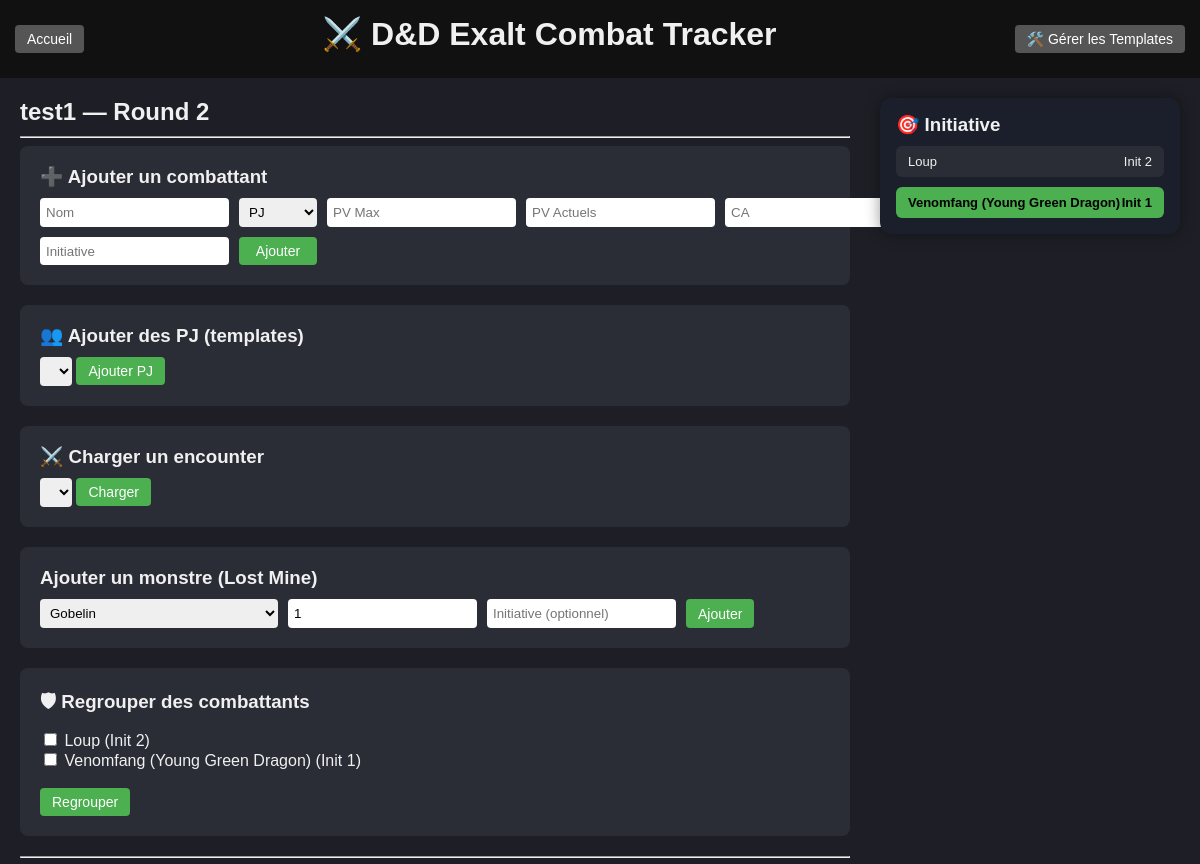
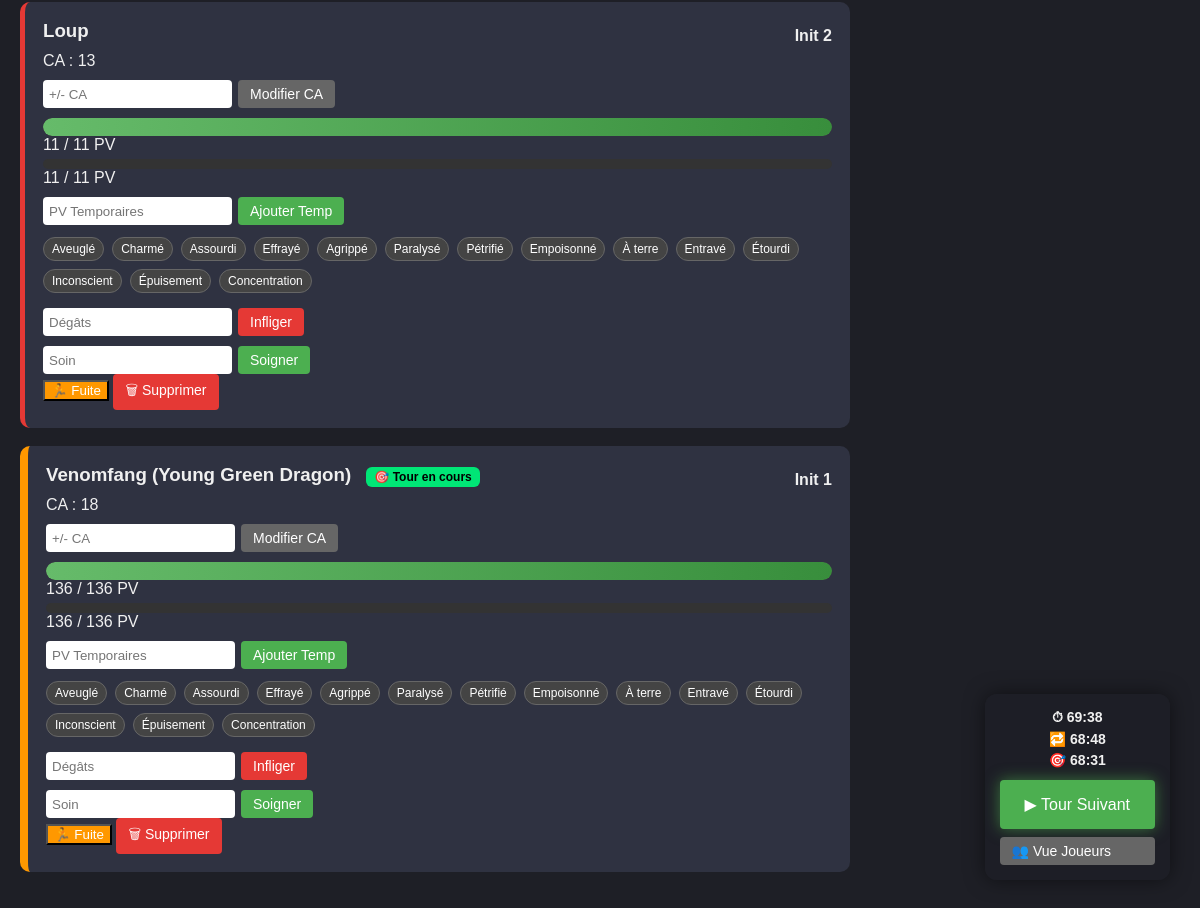
/combat/5, run on the app's committed database (2 pictures, top to bottom).
### app.py (models this page shows)
class Combat(db.Model):
    id = db.Column(db.Integer, primary_key=True)
    name = db.Column(db.String(100))
    round = db.Column(db.Integer, default=1)
    current_turn = db.Column(db.Integer, default=0)
    notes = db.Column(db.Text)
    created_at = db.Column(db.DateTime, default=datetime.utcnow)
    is_closed = db.Column(db.Boolean, default=False)
    combatants = db.relationship('Combatant', backref='combat', cascade="all, delete")
    start_time = db.Column(db.DateTime, nullable=True)
    end_time = db.Column(db.DateTime, nullable=True)
    current_turn_start = db.Column(db.DateTime, nullable=True)
    current_round_start = db.Column(db.DateTime, nullable=True)
    has_started = db.Column(db.Boolean, default=False)

class Combatant(db.Model):
    @property
    def ac_total(self):
        return self.ac_base + (self.ac_bonus or 0)
    id = db.Column(db.Integer, primary_key=True)
    name = db.Column(db.String(100))
    type = db.Column(db.String(50))
    hp_max = db.Column(db.Integer)
    hp_current = db.Column(db.Integer)
    temp_hp = db.Column(db.Integer, default=0)
    initiative = db.Column(db.Integer)
    ac_base = db.Column(db.Integer)
    ac_bonus = db.Column(db.Integer, default=0)
    conditions = db.Column(db.String(255))
    is_dead = db.Column(db.Boolean, default=False)
    notes = db.Column(db.Text)
    group_id = db.Column(db.Integer, nullable=True)
    is_group = db.Column(db.Boolean, default=False)
    group_name = db.Column(db.String(100), nullable=True)
    is_hidden = db.Column(db.Boolean, default=False)
    has_fled = db.Column(db.Boolean, default=False)
    combat_id = db.Column(db.Integer, db.ForeignKey('combat.id'))

### app.py (the view, shortened to what this page needs)
@app.route('/combat/<int:combat_id>')
def view_combat(combat_id):
    combat = Combat.query.get_or_404(combat_id)
    combatants_sorted = sorted(
        [c for c in combat.combatants if not c.is_hidden and not c.has_fled and not c.is_dead],
        key=lambda x: x.initiative,
        reverse=True
    )
    groups = {}
    singles = []
    for c in combatants_sorted:
        if c.is_hidden:
            continue  # ✅ on ignore les masqués
        if c.group_id:
            groups.setdefault(c.group_id, []).append(c)
        else:
            singles.append(c)
    group_condition_states = {}
    initiative_order = sorted(
        [c for c in combat.combatants if not c.is_hidden],
        key=lambda x: x.initiative,
        reverse=True
    )
    character_templates = CharacterTemplate.query.all()
    encounter_templates = EncounterTemplate.query.all()
    return render_template(
        'combat.html',
        combat=combat,
        groups=groups,
        singles=singles,
        group_condition_states=group_condition_states,
        conditions_list=CONDITIONS_LIST,
        conditions_descriptions=CONDITIONS_DESCRIPTIONS,
        MONSTER_TEMPLATES=MONSTER_TEMPLATES,
        character_templates=character_templates,
        encounter_templates=encounter_templates,
        start_time=combat.start_time,
        round_start=combat.current_round_start,
        turn_start=combat.current_turn_start,
        initiative_order=combatants_sorted,
    )

### templates/combat.html (shortened to what this page needs)
{% extends "base.html" %}
{% block content %}
<div class="combat-layout">
    <div class="combat-main">
        <h2>{{ combat.name }} — Round {{ combat.round }}</h2>
        <div class="floating-hud">
            {% if combat.has_started %}
            <div class="hud-chronos">
                <div>⏱ <span id="combat-timer">00:00</span></div>
                <div>🔁 <span id="round-timer">00:00</span></div>
                <div>🎯 <span id="turn-timer">00:00</span></div>
            </div>
            {% endif %}
            <div class="hud-buttons">
                {% if not combat.has_started %}
                    <a href="{{ url_for('start_combat', combat_id=combat.id) }}"
                       class="btn-primary btn-large">
                        ▶ Lancer le combat
                    </a>
                {% else %}
                    <a href="{{ url_for('next_turn', combat_id=combat.id) }}"
                       class="btn-primary btn-large">
                        ▶ Tour Suivant
                    </a>
                {% endif %}
                <a href="{{ url_for('view_combat_player', combat_id=combat.id) }}"
                   class="btn-secondary"
                   target="_blank">
                   👥 Vue Joueurs
                </a>
            </div>
        </div>
        <hr>
        <section class="card">
            <h3>➕ Ajouter un combattant</h3>
            <form method="POST"
                  action="{{ url_for('add_combatant', combat_id=combat.id) }}"
                  class="grid-form">
                <input type="text" name="name" placeholder="Nom" required>
                <select name="type">
                    <option value="PJ">PJ</option>
                </select>
                <input type="number" name="hp_max" placeholder="PV Max" required>
                <input type="number" name="hp_current" placeholder="PV Actuels">
                <input type="number" name="ac" placeholder="CA" required>
                <input type="number" name="initiative" placeholder="Initiative" required>
                <button type="submit" class="btn-primary">Ajouter</button>
            </form>
        </section>
        <section class="card">
            <h3>👥 Ajouter des PJ (templates)</h3>
            <form method="POST" action="{{ url_for('add_character_template', combat_id=combat.id) }}" class="template-form">
                <select name="template_id">
                </select>
                <button type="submit" class="btn-primary">Ajouter PJ</button>
            </form>
        </section>
        <section class="card">
            <h3>⚔️ Charger un encounter</h3>
            <form method="POST" action="{{ url_for('load_encounter', combat_id=combat.id) }}" class="template-form">
                <select name="encounter_id">
                </select>
                <button type="submit" class="btn-primary">Charger</button>
            </form>
        </section>
        <section class="card">
            <h3>Ajouter un monstre (Lost Mine)</h3>
            <form method="POST"
                  action="{{ url_for('add_template', combat_id=combat.id) }}"
                  class="grid-form">
                <select name="template">
                    {% for name in MONSTER_TEMPLATES.keys() %}
                        <option>{{ name }}</option>
                    {% endfor %}
                </select>
                <input type="number" name="quantity" value="1" min="1">
                <input type="number" name="initiative" placeholder="Initiative (optionnel)">
                <button type="submit" class="btn-primary">Ajouter</button>
            </form>
        </section>
        <section class="card">
            <h3>🛡 Regrouper des combattants</h3>
            <form method="POST"
                  action="{{ url_for('create_group', combat_id=combat.id) }}">
                {% for c in singles %}
                    {% if not c.is_dead and not c.has_fled %}
                        <div>
                            <input type="checkbox"
                                   name="selected_combatants"
                                   value="{{ c.id }}">
                            {{ c.name }} (Init {{ c.initiative }})
                        </div>
                    {% endif %}
                {% endfor %}
                <br>
                <button type="submit" class="btn-primary">Regrouper</button>
            </form>
        </section>
        <hr>
        {% for c in singles %}
        <div class="combatant
            {% if loop.index0 == combat.current_turn %}active-turn{% endif %}
            {{ c.type|lower }}"
            {% if loop.index0 == combat.current_turn %}id="current-turn"{% endif %}>
            <div class="combatant-header">
                <h3>
                    {{ c.name }}
                    {% if loop.index0 == combat.current_turn %}
                        <span class="turn-badge">🎯 Tour en cours</span>
                    {% endif %}
                </h3>
                <span class="initiative">Init {{ c.initiative }}</span>
            </div>
            <div>
                CA : {{ c.ac_total }}
            </div>
            <form method="POST"
                  action="{{ url_for('modify_ac', id=c.id) }}"
                  class="damage-form">
                <input type="number" name="amount" placeholder="+/- CA">
                <button type="submit" class="btn-secondary">Modifier CA</button>
            </form>
            <div class="hp-bar-container">
                <div class="hp-bar"
                     style="width: {{ (c.hp_current / c.hp_max) * 100 }}%">
                </div>
            </div>
            <div>{{ c.hp_current }} / {{ c.hp_max }} PV</div>
            <div class="temp-hp-container">
            </div>
            <div>
                {{ c.hp_current }} / {{ c.hp_max }} PV
            </div>
            <form method="POST"
                  action="{{ url_for('modify_temp_hp', id=c.id) }}"
                  class="damage-form">
                <input type="number" name="amount" placeholder="PV Temporaires">
                <button type="submit" class="btn-primary">Ajouter Temp</button>
            </form>
            <div class="conditions">
                {% set active_conditions = c.conditions.split(",") if c.conditions else [] %}
                {% for condition in conditions_list %}
                    <a href="{{ url_for('toggle_condition', id=c.id, condition=condition) }}"
                       class="condition-badge
                       {% if condition in active_conditions %}active-condition{% endif %}"
                       title="{{ conditions_descriptions[condition] }}">
                        {{ condition }}
                    </a>
                {% endfor %}
            </div>
            <div class="combat-actions">
                <form method="POST"
                      action="{{ url_for('damage', id=c.id) }}"
                      class="damage-form">
                    <input type="number" name="amount" placeholder="Dégâts">
                    <button type="submit" class="btn-danger">Infliger</button>
                </form>
                <form method="POST"
                      action="{{ url_for('heal', id=c.id) }}"
                      class="damage-form">
                    <input type="number" name="amount" placeholder="Soin">
                    <button type="submit" class="btn-primary">Soigner</button>
                </form>
            </div>
            <div class="admin-actions">
                <form method="GET"
                      action="{{ url_for('toggle_fled', id=c.id) }}"
                      style="display:inline;">
                    {% if c.has_fled %}
                        <button type="submit" class="btn-secondary">🔄 Revient</button>
                    {% else %}
                        <button type="submit" class="btn-warning">🏃 Fuite</button>
                    {% endif %}
                </form>
                <form method="POST"
                      action="{{ url_for('delete_combatant', id=c.id) }}"
                      onsubmit="return confirm('Êtes-vous sûr de vouloir supprimer {{ c.name }} ?');"
                      style="display:inline;">
                    <button type="submit" class="btn-danger">🗑 Supprimer</button>
                </form>
            </div>
        </div>
        {% endfor %}
    </div>
    <div class="initiative-panel">
        <h3>🎯 Initiative</h3>
        <div class="initiative-list">
            {% for p in initiative_order %}
                <div class="initiative-card
                    {% if loop.index0 == combat.current_turn %}active-init{% endif %}
                    {% if p.has_fled %}fled-init{% endif %}">
                    <div>{{ p.name }}</div>
                    <div>Init {{ p.initiative }}</div>
                </div>
            {% endfor %}
        </div>
    </div>
</div>
{% endblock %}

### static/style.css (style rules this page uses)
body { font-family: Arial, sans-serif; background-color: #1e1f26; color: #f0f0f0; margin: 0; padding: 0; }
h1, h2, h3 { margin: 0 0 10px 0; }
.combat-layout { display: grid; grid-template-columns: 1fr 300px; gap: 30px; }
.combat-main { min-width: 0; }
.initiative-panel { position: sticky; top: 20px; height: fit-content; background: #1b1c22; padding: 15px; border-radius: 10px; box-shadow: 0 0 15px rgba(0,0,0,0.4); }
.card { background: #2a2c36; padding: 20px; margin-bottom: 20px; border-radius: 8px; }
.combatant { background: #2f3241; padding: 18px; margin-bottom: 18px; border-radius: 10px; border-left: 5px solid #777; transition: all 0.2s ease; }
.combatant.ennemi { border-color: #e53935; }
.combatant.boss { border-color: #ff9800; }
.active-turn { border-left: 8px solid #00e676; animation: activePulse 1.5s infinite; }
.turn-badge { background: #00e676; color: black; padding: 3px 8px; font-size: 12px; border-radius: 6px; margin-left: 10px; font-weight: bold; }
.combatant-header { display: flex; justify-content: space-between; align-items: center; }
.initiative { font-weight: bold; }
.hp-bar-container { background: #444; height: 18px; border-radius: 10px; margin-top: 10px; overflow: hidden; }
.hp-bar { background: linear-gradient(to right, #66bb6a, #388e3c); height: 100%; border-radius: 10px; transition: width 0.3s ease; }
.conditions { display: flex; flex-wrap: wrap; gap: 8px; margin-top: 12px; margin-bottom: 15px; }
.condition-badge { padding: 4px 8px; background: #444; border-radius: 12px; font-size: 12px; text-decoration: none; color: white; border: 1px solid #666; cursor: pointer; transition: all 0.15s ease; }
.grid-form { display: grid; grid-template-columns: repeat(5, 1fr); gap: 10px; }
input, select { padding: 6px; border-radius: 4px; border: none; }
.damage-form { margin-top: 10px; display: flex; gap: 6px; }
.btn, .btn-primary, .btn-danger, .btn-secondary { padding: 6px 12px; border-radius: 4px; text-decoration: none; color: white; border: none; cursor: pointer; font-size: 14px; }
.btn-primary { background: #4caf50; }
.btn-danger { background: #e53935; }
.btn-secondary { background: #666; }
.floating-hud { position: fixed; bottom: 30px; right: 30px; z-index: 2000; background: rgba(30, 31, 38, 0.95); border-radius: 12px; padding: 15px; box-shadow: 0 0 20px rgba(0, 0, 0, 0.5); display: flex; flex-direction: column; gap: 12px; }
.hud-chronos { display: flex; flex-direction: column; gap: 5px; font-size: 14px; font-weight: bold; text-align: center; }
.hud-buttons { display: flex; flex-direction: column; gap: 8px; }
.btn-large { padding: 15px 25px; font-size: 16px; box-shadow: 0 0 15px rgba(76, 175, 80, 0.6); }
.initiative-list { display: flex; flex-direction: column; gap: 10px; margin-top: 10px; }
.initiative-card { padding: 8px 12px; background: #2a2c36; border-radius: 6px; display: flex; justify-content: space-between; font-size: 13px; transition: 0.2s ease; }
.initiative-card.active-init { background: #4caf50; color: black; font-weight: bold; }
.initiative-panel { position: sticky; top: 20px; height: fit-content; background: #1b1f2b; padding: 16px; border-radius: 12px; }
.btn-warning { background: #ff9800; color: white; }
.temp-hp-container { background: #333; height: 10px; border-radius: 5px; margin-top: 5px; }

### data on the page
Combat: name "test1", round "2"
Combatant: name "Loup", initiative "2", ac_total "13", hp_current "11", hp_max "11", conditions_list "Aveuglé" "Charmé" "Assourdi" "Effrayé" "Agrippé" "Paralysé" "Pétrifié" "Empoisonné" "À terre" "Entravé" "Étourdi" "Inconscient" "Épuisement" "Concentration", has_fled "🏃 Fuite"
Combatant: name "Venomfang (Young Green Dragon)", initiative "1", shows "🎯 Tour en cours", ac_total "18", hp_current "136", hp_max "136", conditions_list "Aveuglé" "Charmé" "Assourdi" "Effrayé" "Agrippé" "Paralysé" "Pétrifié" "Empoisonné" "À terre" "Entravé" "Étourdi" "Inconscient" "Épuisement" "Concentration", has_fled "🏃 Fuite"

### other printed values
form field template "Gobelin"
